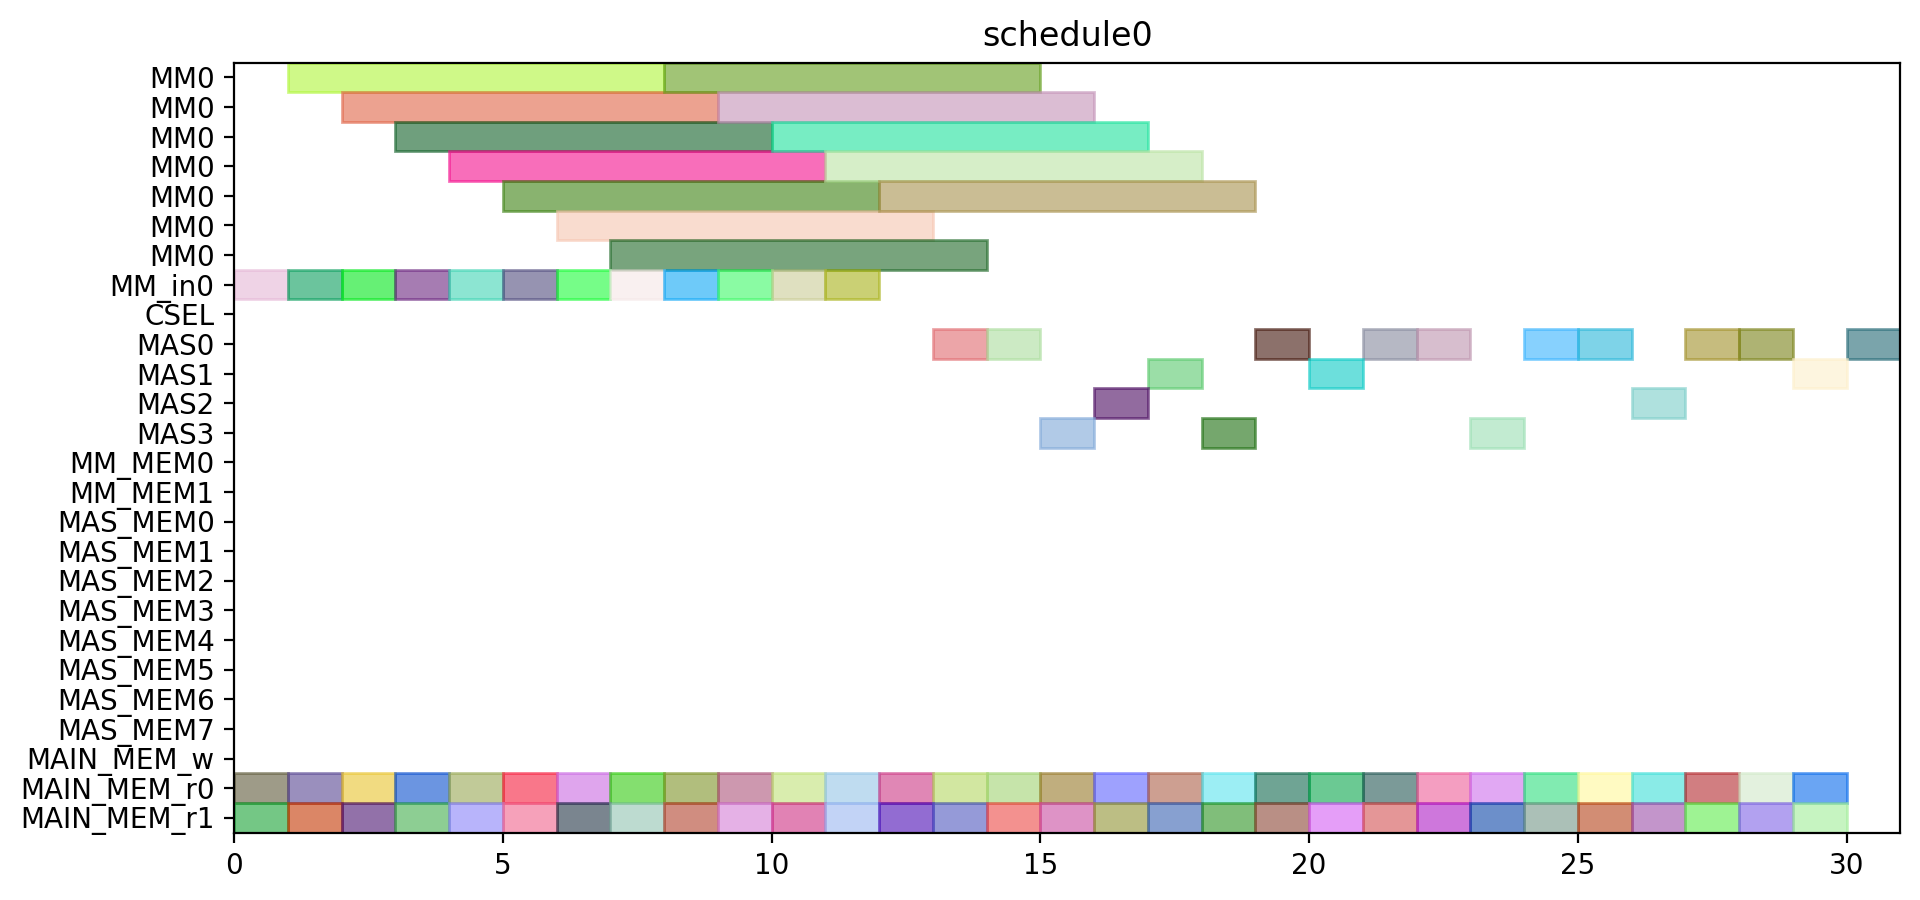

The Python source for this figure:
from pyschedule import Scenario, solvers, plotters, alt


def solve():
	horizon = 120
	S = Scenario("schedule0", horizon=horizon)

	# resource
	MM = S.Resources('MM', num=1, size=7)
	MM_in = S.Resources('MM_in', num=1)
	CSEL = S.Resource('CSEL')
	MAS = S.Resources('MAS', num=4, size=1, periods=range(1, horizon))
	MM_MEM = S.Resources('MM_MEM', num=2)
	MAS_MEM = S.Resources('MAS_MEM', num=8)
	MAIN_MEM_w = S.Resource('MAIN_MEM_w', size=1)
	MAIN_MEM_r = S.Resources('MAIN_MEM_r', num=2)

	# result of previous scheduling

	# new tasks
	T1_t0 = S.Task('T1_t0', length=1, delay_cost=1)
	T1_t0 += alt(MAS)
	T1_t0_mem0 = S.Task('T1_t0_mem0', length=1, delay_cost=1)
	T1_t0_mem0 += MAIN_MEM_r[0]
	S += T1_t0_mem0 <= T1_t0

	T1_t0_mem1 = S.Task('T1_t0_mem1', length=1, delay_cost=1)
	T1_t0_mem1 += MAIN_MEM_r[1]
	S += T1_t0_mem1 <= T1_t0

	T1_t1 = S.Task('T1_t1', length=1, delay_cost=1)
	T1_t1 += alt(MAS)
	T1_t1_mem0 = S.Task('T1_t1_mem0', length=1, delay_cost=1)
	T1_t1_mem0 += MAIN_MEM_r[0]
	S += T1_t1_mem0 <= T1_t1

	T1_t1_mem1 = S.Task('T1_t1_mem1', length=1, delay_cost=1)
	T1_t1_mem1 += MAIN_MEM_r[1]
	S += T1_t1_mem1 <= T1_t1

	T1_t3 = S.Task('T1_t3', length=7, delay_cost=1)
	T1_t3 += alt(MM)
	T1_t3_in = S.Task('T1_t3_in', length=1, delay_cost=1)
	T1_t3_in += alt(MM_in)
	S += T1_t3_in*MM_in[0]<=T1_t3*MM[0]
	T1_t3_mem0 = S.Task('T1_t3_mem0', length=1, delay_cost=1)
	T1_t3_mem0 += MAIN_MEM_r[0]
	S += T1_t3_mem0 <= T1_t3

	T1_t3_mem1 = S.Task('T1_t3_mem1', length=1, delay_cost=1)
	T1_t3_mem1 += MAIN_MEM_r[1]
	S += T1_t3_mem1 <= T1_t3

	T2_t0 = S.Task('T2_t0', length=7, delay_cost=1)
	T2_t0 += alt(MM)
	T2_t0_in = S.Task('T2_t0_in', length=1, delay_cost=1)
	T2_t0_in += alt(MM_in)
	S += T2_t0_in*MM_in[0]<=T2_t0*MM[0]
	T2_t0_mem0 = S.Task('T2_t0_mem0', length=1, delay_cost=1)
	T2_t0_mem0 += MAIN_MEM_r[0]
	S += T2_t0_mem0 <= T2_t0

	T2_t0_mem1 = S.Task('T2_t0_mem1', length=1, delay_cost=1)
	T2_t0_mem1 += MAIN_MEM_r[1]
	S += T2_t0_mem1 <= T2_t0

	T2_t1 = S.Task('T2_t1', length=7, delay_cost=1)
	T2_t1 += alt(MM)
	T2_t1_in = S.Task('T2_t1_in', length=1, delay_cost=1)
	T2_t1_in += alt(MM_in)
	S += T2_t1_in*MM_in[0]<=T2_t1*MM[0]
	T2_t1_mem0 = S.Task('T2_t1_mem0', length=1, delay_cost=1)
	T2_t1_mem0 += MAIN_MEM_r[0]
	S += T2_t1_mem0 <= T2_t1

	T2_t1_mem1 = S.Task('T2_t1_mem1', length=1, delay_cost=1)
	T2_t1_mem1 += MAIN_MEM_r[1]
	S += T2_t1_mem1 <= T2_t1

	T2_t2 = S.Task('T2_t2', length=1, delay_cost=1)
	T2_t2 += alt(MAS)
	T2_t2_mem0 = S.Task('T2_t2_mem0', length=1, delay_cost=1)
	T2_t2_mem0 += MAIN_MEM_r[0]
	S += T2_t2_mem0 <= T2_t2

	T2_t2_mem1 = S.Task('T2_t2_mem1', length=1, delay_cost=1)
	T2_t2_mem1 += MAIN_MEM_r[1]
	S += T2_t2_mem1 <= T2_t2

	T2_t3 = S.Task('T2_t3', length=1, delay_cost=1)
	T2_t3 += alt(MAS)
	T2_t3_mem0 = S.Task('T2_t3_mem0', length=1, delay_cost=1)
	T2_t3_mem0 += MAIN_MEM_r[0]
	S += T2_t3_mem0 <= T2_t3

	T2_t3_mem1 = S.Task('T2_t3_mem1', length=1, delay_cost=1)
	T2_t3_mem1 += MAIN_MEM_r[1]
	S += T2_t3_mem1 <= T2_t3

	T3_t0 = S.Task('T3_t0', length=7, delay_cost=1)
	T3_t0 += alt(MM)
	T3_t0_in = S.Task('T3_t0_in', length=1, delay_cost=1)
	T3_t0_in += alt(MM_in)
	S += T3_t0_in*MM_in[0]<=T3_t0*MM[0]
	T3_t0_mem0 = S.Task('T3_t0_mem0', length=1, delay_cost=1)
	T3_t0_mem0 += MAIN_MEM_r[0]
	S += T3_t0_mem0 <= T3_t0

	T3_t0_mem1 = S.Task('T3_t0_mem1', length=1, delay_cost=1)
	T3_t0_mem1 += MAIN_MEM_r[1]
	S += T3_t0_mem1 <= T3_t0

	T3_t1 = S.Task('T3_t1', length=7, delay_cost=1)
	T3_t1 += alt(MM)
	T3_t1_in = S.Task('T3_t1_in', length=1, delay_cost=1)
	T3_t1_in += alt(MM_in)
	S += T3_t1_in*MM_in[0]<=T3_t1*MM[0]
	T3_t1_mem0 = S.Task('T3_t1_mem0', length=1, delay_cost=1)
	T3_t1_mem0 += MAIN_MEM_r[0]
	S += T3_t1_mem0 <= T3_t1

	T3_t1_mem1 = S.Task('T3_t1_mem1', length=1, delay_cost=1)
	T3_t1_mem1 += MAIN_MEM_r[1]
	S += T3_t1_mem1 <= T3_t1

	T3_t2 = S.Task('T3_t2', length=1, delay_cost=1)
	T3_t2 += alt(MAS)
	T3_t2_mem0 = S.Task('T3_t2_mem0', length=1, delay_cost=1)
	T3_t2_mem0 += MAIN_MEM_r[0]
	S += T3_t2_mem0 <= T3_t2

	T3_t2_mem1 = S.Task('T3_t2_mem1', length=1, delay_cost=1)
	T3_t2_mem1 += MAIN_MEM_r[1]
	S += T3_t2_mem1 <= T3_t2

	T3_t3 = S.Task('T3_t3', length=1, delay_cost=1)
	T3_t3 += alt(MAS)
	T3_t3_mem0 = S.Task('T3_t3_mem0', length=1, delay_cost=1)
	T3_t3_mem0 += MAIN_MEM_r[0]
	S += T3_t3_mem0 <= T3_t3

	T3_t3_mem1 = S.Task('T3_t3_mem1', length=1, delay_cost=1)
	T3_t3_mem1 += MAIN_MEM_r[1]
	S += T3_t3_mem1 <= T3_t3

	T4_t0 = S.Task('T4_t0', length=7, delay_cost=1)
	T4_t0 += alt(MM)
	T4_t0_in = S.Task('T4_t0_in', length=1, delay_cost=1)
	T4_t0_in += alt(MM_in)
	S += T4_t0_in*MM_in[0]<=T4_t0*MM[0]
	T4_t0_mem0 = S.Task('T4_t0_mem0', length=1, delay_cost=1)
	T4_t0_mem0 += MAIN_MEM_r[0]
	S += T4_t0_mem0 <= T4_t0

	T4_t0_mem1 = S.Task('T4_t0_mem1', length=1, delay_cost=1)
	T4_t0_mem1 += MAIN_MEM_r[1]
	S += T4_t0_mem1 <= T4_t0

	T4_t1 = S.Task('T4_t1', length=7, delay_cost=1)
	T4_t1 += alt(MM)
	T4_t1_in = S.Task('T4_t1_in', length=1, delay_cost=1)
	T4_t1_in += alt(MM_in)
	S += T4_t1_in*MM_in[0]<=T4_t1*MM[0]
	T4_t1_mem0 = S.Task('T4_t1_mem0', length=1, delay_cost=1)
	T4_t1_mem0 += MAIN_MEM_r[0]
	S += T4_t1_mem0 <= T4_t1

	T4_t1_mem1 = S.Task('T4_t1_mem1', length=1, delay_cost=1)
	T4_t1_mem1 += MAIN_MEM_r[1]
	S += T4_t1_mem1 <= T4_t1

	T4_t2 = S.Task('T4_t2', length=1, delay_cost=1)
	T4_t2 += alt(MAS)
	T4_t2_mem0 = S.Task('T4_t2_mem0', length=1, delay_cost=1)
	T4_t2_mem0 += MAIN_MEM_r[0]
	S += T4_t2_mem0 <= T4_t2

	T4_t2_mem1 = S.Task('T4_t2_mem1', length=1, delay_cost=1)
	T4_t2_mem1 += MAIN_MEM_r[1]
	S += T4_t2_mem1 <= T4_t2

	T4_t3 = S.Task('T4_t3', length=1, delay_cost=1)
	T4_t3 += alt(MAS)
	T4_t3_mem0 = S.Task('T4_t3_mem0', length=1, delay_cost=1)
	T4_t3_mem0 += MAIN_MEM_r[0]
	S += T4_t3_mem0 <= T4_t3

	T4_t3_mem1 = S.Task('T4_t3_mem1', length=1, delay_cost=1)
	T4_t3_mem1 += MAIN_MEM_r[1]
	S += T4_t3_mem1 <= T4_t3

	T5_t0 = S.Task('T5_t0', length=1, delay_cost=1)
	T5_t0 += alt(MAS)
	T5_t0_mem0 = S.Task('T5_t0_mem0', length=1, delay_cost=1)
	T5_t0_mem0 += MAIN_MEM_r[0]
	S += T5_t0_mem0 <= T5_t0

	T5_t0_mem1 = S.Task('T5_t0_mem1', length=1, delay_cost=1)
	T5_t0_mem1 += MAIN_MEM_r[1]
	S += T5_t0_mem1 <= T5_t0

	T5_t1 = S.Task('T5_t1', length=1, delay_cost=1)
	T5_t1 += alt(MAS)
	T5_t1_mem0 = S.Task('T5_t1_mem0', length=1, delay_cost=1)
	T5_t1_mem0 += MAIN_MEM_r[0]
	S += T5_t1_mem0 <= T5_t1

	T5_t1_mem1 = S.Task('T5_t1_mem1', length=1, delay_cost=1)
	T5_t1_mem1 += MAIN_MEM_r[1]
	S += T5_t1_mem1 <= T5_t1

	T5_t3 = S.Task('T5_t3', length=7, delay_cost=1)
	T5_t3 += alt(MM)
	T5_t3_in = S.Task('T5_t3_in', length=1, delay_cost=1)
	T5_t3_in += alt(MM_in)
	S += T5_t3_in*MM_in[0]<=T5_t3*MM[0]
	T5_t3_mem0 = S.Task('T5_t3_mem0', length=1, delay_cost=1)
	T5_t3_mem0 += MAIN_MEM_r[0]
	S += T5_t3_mem0 <= T5_t3

	T5_t3_mem1 = S.Task('T5_t3_mem1', length=1, delay_cost=1)
	T5_t3_mem1 += MAIN_MEM_r[1]
	S += T5_t3_mem1 <= T5_t3

	T6_t0 = S.Task('T6_t0', length=7, delay_cost=1)
	T6_t0 += alt(MM)
	T6_t0_in = S.Task('T6_t0_in', length=1, delay_cost=1)
	T6_t0_in += alt(MM_in)
	S += T6_t0_in*MM_in[0]<=T6_t0*MM[0]
	T6_t0_mem0 = S.Task('T6_t0_mem0', length=1, delay_cost=1)
	T6_t0_mem0 += MAIN_MEM_r[0]
	S += T6_t0_mem0 <= T6_t0

	T6_t0_mem1 = S.Task('T6_t0_mem1', length=1, delay_cost=1)
	T6_t0_mem1 += MAIN_MEM_r[1]
	S += T6_t0_mem1 <= T6_t0

	T6_t1 = S.Task('T6_t1', length=7, delay_cost=1)
	T6_t1 += alt(MM)
	T6_t1_in = S.Task('T6_t1_in', length=1, delay_cost=1)
	T6_t1_in += alt(MM_in)
	S += T6_t1_in*MM_in[0]<=T6_t1*MM[0]
	T6_t1_mem0 = S.Task('T6_t1_mem0', length=1, delay_cost=1)
	T6_t1_mem0 += MAIN_MEM_r[0]
	S += T6_t1_mem0 <= T6_t1

	T6_t1_mem1 = S.Task('T6_t1_mem1', length=1, delay_cost=1)
	T6_t1_mem1 += MAIN_MEM_r[1]
	S += T6_t1_mem1 <= T6_t1

	T6_t2 = S.Task('T6_t2', length=1, delay_cost=1)
	T6_t2 += alt(MAS)
	T6_t2_mem0 = S.Task('T6_t2_mem0', length=1, delay_cost=1)
	T6_t2_mem0 += MAIN_MEM_r[0]
	S += T6_t2_mem0 <= T6_t2

	T6_t2_mem1 = S.Task('T6_t2_mem1', length=1, delay_cost=1)
	T6_t2_mem1 += MAIN_MEM_r[1]
	S += T6_t2_mem1 <= T6_t2

	T6_t3 = S.Task('T6_t3', length=1, delay_cost=1)
	T6_t3 += alt(MAS)
	T6_t3_mem0 = S.Task('T6_t3_mem0', length=1, delay_cost=1)
	T6_t3_mem0 += MAIN_MEM_r[0]
	S += T6_t3_mem0 <= T6_t3

	T6_t3_mem1 = S.Task('T6_t3_mem1', length=1, delay_cost=1)
	T6_t3_mem1 += MAIN_MEM_r[1]
	S += T6_t3_mem1 <= T6_t3

	T7_t0 = S.Task('T7_t0', length=7, delay_cost=1)
	T7_t0 += alt(MM)
	T7_t0_in = S.Task('T7_t0_in', length=1, delay_cost=1)
	T7_t0_in += alt(MM_in)
	S += T7_t0_in*MM_in[0]<=T7_t0*MM[0]
	T7_t0_mem0 = S.Task('T7_t0_mem0', length=1, delay_cost=1)
	T7_t0_mem0 += MAIN_MEM_r[0]
	S += T7_t0_mem0 <= T7_t0

	T7_t0_mem1 = S.Task('T7_t0_mem1', length=1, delay_cost=1)
	T7_t0_mem1 += MAIN_MEM_r[1]
	S += T7_t0_mem1 <= T7_t0

	T7_t1 = S.Task('T7_t1', length=7, delay_cost=1)
	T7_t1 += alt(MM)
	T7_t1_in = S.Task('T7_t1_in', length=1, delay_cost=1)
	T7_t1_in += alt(MM_in)
	S += T7_t1_in*MM_in[0]<=T7_t1*MM[0]
	T7_t1_mem0 = S.Task('T7_t1_mem0', length=1, delay_cost=1)
	T7_t1_mem0 += MAIN_MEM_r[0]
	S += T7_t1_mem0 <= T7_t1

	T7_t1_mem1 = S.Task('T7_t1_mem1', length=1, delay_cost=1)
	T7_t1_mem1 += MAIN_MEM_r[1]
	S += T7_t1_mem1 <= T7_t1

	T7_t2 = S.Task('T7_t2', length=1, delay_cost=1)
	T7_t2 += alt(MAS)
	T7_t2_mem0 = S.Task('T7_t2_mem0', length=1, delay_cost=1)
	T7_t2_mem0 += MAIN_MEM_r[0]
	S += T7_t2_mem0 <= T7_t2

	T7_t2_mem1 = S.Task('T7_t2_mem1', length=1, delay_cost=1)
	T7_t2_mem1 += MAIN_MEM_r[1]
	S += T7_t2_mem1 <= T7_t2

	T7_t3 = S.Task('T7_t3', length=1, delay_cost=1)
	T7_t3 += alt(MAS)
	T7_t3_mem0 = S.Task('T7_t3_mem0', length=1, delay_cost=1)
	T7_t3_mem0 += MAIN_MEM_r[0]
	S += T7_t3_mem0 <= T7_t3

	T7_t3_mem1 = S.Task('T7_t3_mem1', length=1, delay_cost=1)
	T7_t3_mem1 += MAIN_MEM_r[1]
	S += T7_t3_mem1 <= T7_t3

	T8_t2 = S.Task('T8_t2', length=1, delay_cost=1)
	T8_t2 += alt(MAS)
	T8_t2_mem0 = S.Task('T8_t2_mem0', length=1, delay_cost=1)
	T8_t2_mem0 += MAIN_MEM_r[0]
	S += T8_t2_mem0 <= T8_t2

	T8_t2_mem1 = S.Task('T8_t2_mem1', length=1, delay_cost=1)
	T8_t2_mem1 += MAIN_MEM_r[1]
	S += T8_t2_mem1 <= T8_t2

	T9_t2 = S.Task('T9_t2', length=1, delay_cost=1)
	T9_t2 += alt(MAS)
	T9_t2_mem0 = S.Task('T9_t2_mem0', length=1, delay_cost=1)
	T9_t2_mem0 += MAIN_MEM_r[0]
	S += T9_t2_mem0 <= T9_t2

	T9_t2_mem1 = S.Task('T9_t2_mem1', length=1, delay_cost=1)
	T9_t2_mem1 += MAIN_MEM_r[1]
	S += T9_t2_mem1 <= T9_t2

	T10_t2 = S.Task('T10_t2', length=1, delay_cost=1)
	T10_t2 += alt(MAS)
	T10_t2_mem0 = S.Task('T10_t2_mem0', length=1, delay_cost=1)
	T10_t2_mem0 += MAIN_MEM_r[0]
	S += T10_t2_mem0 <= T10_t2

	T10_t2_mem1 = S.Task('T10_t2_mem1', length=1, delay_cost=1)
	T10_t2_mem1 += MAIN_MEM_r[1]
	S += T10_t2_mem1 <= T10_t2

	T11_t2 = S.Task('T11_t2', length=1, delay_cost=1)
	T11_t2 += alt(MAS)
	T11_t2_mem0 = S.Task('T11_t2_mem0', length=1, delay_cost=1)
	T11_t2_mem0 += MAIN_MEM_r[0]
	S += T11_t2_mem0 <= T11_t2

	T11_t2_mem1 = S.Task('T11_t2_mem1', length=1, delay_cost=1)
	T11_t2_mem1 += MAIN_MEM_r[1]
	S += T11_t2_mem1 <= T11_t2

	solvers.mip.solve(S,msg=1,kind='CPLEX',ratio_gap=1.01)

	solution = [['hoge']*len(S.solution()[1]) for i in range(len(S.solution()))]
	for i in range(len(S.solution())):
		for j in range(len(S.solution()[i])):
			solution[i][j]=str(S.solution()[i][j])
	print(solution)

	cycles = int(solution[-1][3])

	pic_file_name = "/home/mfukuda/ABE/multiRAM_multiMAS_16mux/scheduling_result/stage7MM1_stage1MAS4/EP2_LADDERMUL/schedule0.png"
	if(S.solution() != []):
		plotters.matplotlib.plot(S,img_filename=pic_file_name, show_task_labels=False, fig_size=(cycles*0.25+3, 5))

	return solution
